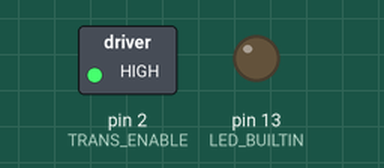
Bench run of a sketch on a simulated Arduino Uno, built with avr-gcc and run on an emulated ATmega328P. Parts: switched loads named in the sketch (green lamp = pin HIGH), output pins drawn as LEDs (lit = HIGH). What the sketch prints to the serial monitor is not drawn.

Above: at 0.1 s.
Timing chart, 0 to 1.6 s (numbered marks = the images above):
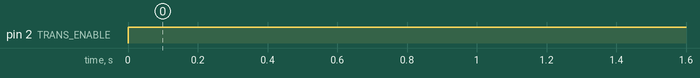

The sketch:

operator.ino
```cpp
// includes
#include <avr/interrupt.h>
#include <avr/io.h>
#include "Comm.h"
#include "AccelerationControl.h"
#include "types.h"

//defines
#define TRANS_ENABLE        2   // Transmission enable is on pin 3

// globals
Comm comm;
volatile uint8_t Run10msTask = 0;

void setup()
{
    // Setup Timers
    SetupTimer0();

    // Enable global interrupt
    sei();

    // Setup UART
    comm.ConfigureComm();

    // Set built in LED as an output
    pinMode(LED_BUILTIN, OUTPUT);

    // Set transmission enable (D2) as an output
    pinMode(TRANS_ENABLE, OUTPUT);
}


//**************************************
//  10 ms Task Rate
//  Creates a periodic Task
//  Vector Address 14
//**************************************
ISR(TIMER0_COMPA_vect)
{
    Run10msTask = 1;
}


//*********************************************
//  Logic called every 10ms
//*********************************************
void TenMsTask()
{
    uint16_t throttleEcho = 0;
    uint16_t motorSpeed = 0;
    uint16_t motorCurrent = 0;

    ComputeThrottle();
    SetTransEnable(1);

    // comm received
    if (!comm.neverReceived)
    {
        (void)comm.CheckWatchdog();

        // decipher data
        uint16_t multiplier = 1000;
        for (uint8_t i = 0; i < 4; i++)
        {
            // each packet is 4 bytes long
            throttleEcho += multiplier * (comm.rxBuffer[i] - 48);
            motorSpeed += multiplier * (comm.rxBuffer[i+4] - 48);
            motorCurrent += multiplier * (comm.rxBuffer[i+8] - 48);
            multiplier /= 10;
        }

        if (throttleEcho == 1200 || throttleEcho == 800)
        {
            digitalWrite(LED_BUILTIN, HIGH);
        }
        else
        {
            digitalWrite(LED_BUILTIN, LOW);
        }
    }
}

//*********************************************
//  Set Transmission Enable
//*********************************************
void SetTransEnable(const uint8_t pin_state)
{
    digitalWrite(TRANS_ENABLE, pin_state);
}


//*********************************************
//  Compute Throttle
//*********************************************
void ComputeThrottle()
{
    static int16_t throttleX100 = 0;
    static drive_mode_t drive_mode = DECELERATE;
    static uint16_t count = 0;

    switch(drive_mode)
    {
        // accelerate to 20% at 40%/sec
        case ACCELERATE:
            if (linear_accel_to_target(&throttleX100, 40, 2000))
            {
                drive_mode = HOLD_POSITIVE;
            }
            break;

        // sit at 20% for 5 seconds
        case HOLD_POSITIVE:
            if (count >= 499)
            {
                count = 0;
                drive_mode = DECELERATE;
            }
            else
            {
                count++;
            }
            break;

        // accelerate to -20% at 40%/sec
        case DECELERATE:
            if (linear_accel_to_target(&throttleX100, 40, -2000))
            {
                drive_mode = HOLD_NEGATIVE;
            }
            break;

        // sit at -20% for 5 seconds
        case HOLD_NEGATIVE:
            if (count >= 499)
            {
                count = 0;
                drive_mode = ACCELERATE;
            }
            else
            {
                count++;
            }
            break;

        // accelerate to stop
        default:
            (void)linear_accel_to_target(&throttleX100, 50, 0);
            break;
    }

    // 0.1 slope, 1000 bias
    comm.SendData((throttleX100 + 10000) / 10);
}


//*********************************************
//  Configure Timer 0
//*********************************************
void SetupTimer0()
{
    TCCR0A = 0; // set entire TCCR0A register to 0
    TCCR0B = 0; // same for TCCR0B
    TCNT0  = 0; //initialize counter value to 0
    // set compare match register for 2khz increments
    OCR0A = 155;// = (16*10^6) / (100*1024) - 1 = 155(must be <256)
    // turn on CTC mode
    TCCR0A |= (1 << WGM01);
    // 1024 prescaler - page 142 of datasheet
    TCCR0B |= (1 << CS00);
    TCCR0B |= (1 << CS02);
    // enable timer compare interrupt
    TIMSK0 |= (1 << OCIE0A);
}


void loop()
{
    while (1)
    {
        if (Run10msTask)
        {
            Run10msTask = 0;
            TenMsTask();
        }
    }
}


//**************************************
//  UART Interrupt
//  Called when Tx is complete
//  Vector Address 20
//**************************************
ISR(USART_TX_vect)
{
    // clear transmission complete flag
    UCSR0A &= ~(1 << TXC0);

    if (comm.txPacketCounter >= TX_BYTES)
    {
        // disable TX and TX complete interrupt
        UCSR0B &= ~(1 << TXEN0) & ~(1 << TXCIE0);
    }
    else
    {
        // write data to data register
        UDR0 = comm.txPacket[comm.txPacketCounter];
        comm.txPacketCounter++;
    }
}

//**************************************
//  UART Interrupt
//  Called when Rx is complete
//  Vector Address 18
//**************************************
ISR(USART_RX_vect)
{
    static uint8_t rxByteCount = RX_BYTES+1; // prevents reading partial data

    // Save the data
    uint8_t tempData = UDR0;

    // clear the rx complete flag
    UCSR0A &= ~(1 << RXC0);

    if (tempData == 10)
    {
        // Every packet starts with a '\n'
        rxByteCount = 0;
    }
    else if (rxByteCount < RX_BYTES && tempData >= '0' && tempData <= '9')
    {
        // only capture data in valid range
        comm.rxTempBuffer[rxByteCount] = tempData;
        rxByteCount++;
    }

    if (rxByteCount == RX_BYTES)
    {
        // prevents reading partial data
        rxByteCount = RX_BYTES+1;

        // copy temp buffer to permanent buffer
        for (uint8_t i = 0; i < RX_BYTES; i++)
        {
            comm.rxBuffer[i] = comm.rxTempBuffer[i];
        }

        // reset timer and flag
        comm.neverReceived = 0;
        comm.rxTimer = 0;
    }
}
```

AccelerationControl.h
```cpp
#ifndef ACCELERATION_CONTROL_H
#define ACCELERATION_CONTROL_H

// includes
#include <Arduino.h>

// acceleration units are %/second
uint8_t linear_accel_to_target(int16_t *throttleX10, const uint16_t accelerationX10, const int16_t targetX10);

#endif
```

Comm.h
```cpp
#ifndef COMM_H
#define COMM_H

// includes
#include <Arduino.h>

// defines
#define RX_BYTES    12   // 4 for throttle echo, 4 for motor speed, 4 for current consumption (must be even)
#define TX_BYTES    5   // 1 for start, 4 char data bytes

class Comm
{
    public:
        Comm(void);
        void ConfigureComm(void);
        void SendData(uint16_t packet);
        uint8_t CheckWatchdog(void);
        uint8_t rxTempBuffer[RX_BYTES] = {0};
        uint8_t rxBuffer[RX_BYTES] = {0};
        uint8_t timeout_threshold = 4;
        uint8_t timed_out = 0;
        uint8_t rxTimer = 0;
        uint8_t txPacket[TX_BYTES] = {0};
        uint8_t txPacketCounter = 0;
        uint8_t neverReceived = 1;
};

#endif
```

types.h
```cpp
#ifndef TYPES_H
#define TYPES_H

typedef enum {
    ACCELERATE = 0,
    HOLD_POSITIVE,
    DECELERATE,
    HOLD_NEGATIVE,
} drive_mode_t;

#endif
```

Measured:
- by itself, pin 2 (TRANS_ENABLE): LOW → HIGH at 0.00 s
